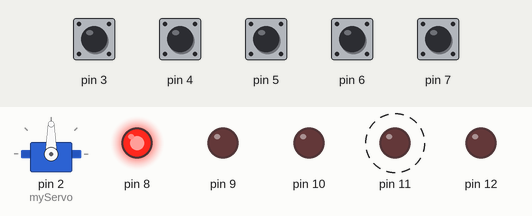
Recording of a sketch running on a simulated Arduino Nano, built with avr-gcc and run on an emulated ATmega328P. On the bench: servo, output pins drawn as LEDs (lit = HIGH). Dashed ring = blinking. The inputs (shaded band) are chosen by the test bench; at power-on: pin 3–7 LOW. Random numbers use the default seed unless the sketch sets one. At 15.4 s the program stops and its outputs stay as they are.

Above: at 4.7 s.
4.8 s: pin 3 driven HIGH and pin 4 driven HIGH and pin 5 driven HIGH and pin 6 driven HIGH and pin 7 driven HIGH
At 8.5 s:
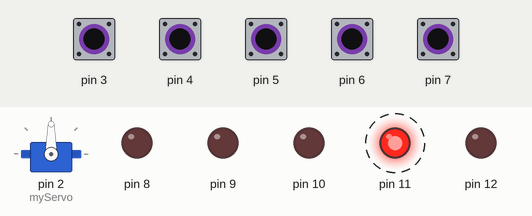
At 15.8 s:
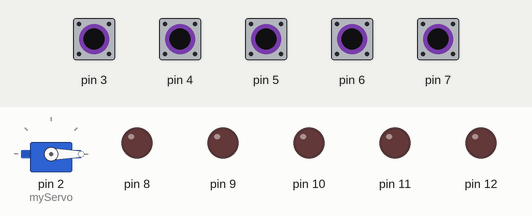
Timing chart, 0 to 16.9 s (numbered marks = the images above; inputs shaded):
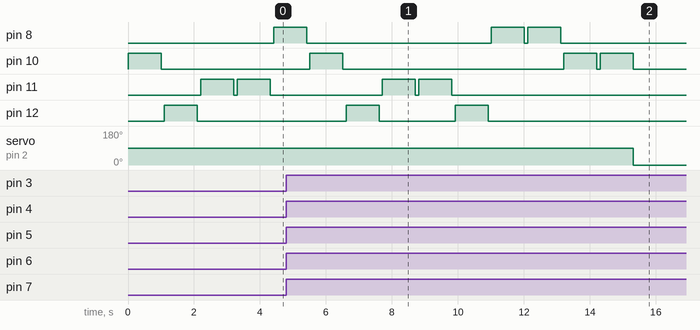

The sketch:

sketch.ino
```cpp
#include <Servo.h>
int switchState[5];
Servo myServo;
int r = 0;
int score = 0;
int time;


void setup() {
  // put your setup code here, to run once:
  Serial.begin(9600);
  pinMode(12,OUTPUT);
  pinMode(11,OUTPUT);
  pinMode(10,OUTPUT);
  pinMode(9,OUTPUT);
  pinMode(8,OUTPUT);
  pinMode(7,INPUT);
  pinMode(6,INPUT);
  pinMode(5,INPUT);
  pinMode(4,INPUT);
  pinMode(3,INPUT);
  myServo.attach(2);
  for (int i = 0; i < 5; i++) {
    switchState[i] = 0;
  }
}

void loop() {
  // put your main code here, to run repeatedly:
  time = 1000;
  r = random(8,13);
  digitalWrite(r,HIGH);

  while(true){
    for (int i = 0; i < 5; i++) {
      switchState[i] = digitalRead(i+3);
    }
    if (switchState[r-8] == HIGH) {
      score++;
      break;
    }
    delay(10);
    time = time - 10;
    if(time <= 0){
      break;
    }
  }
  delay(time);


  for (int i = 0; i < 5; i++) {
    digitalWrite(i+8, LOW);
  }

  if (score >= 10) {
    myServo.write(map(0, 0, 1023, 0, 179));
    delay(100);
    exit(0);
  }
  delay(100);
}
```

Measured:
- after the input at 4.8 s, servo on pin 2 (myServo): 90° → 0° after 10.5 s
- by itself, pin 11: alternates HIGH for 1.0 s and LOW for 0.10 s, 4 changes in all, then stays LOW
- by itself, pin 12: alternates HIGH for 1.0 s and LOW for 2.3 s, 4 changes in all, then stays LOW
